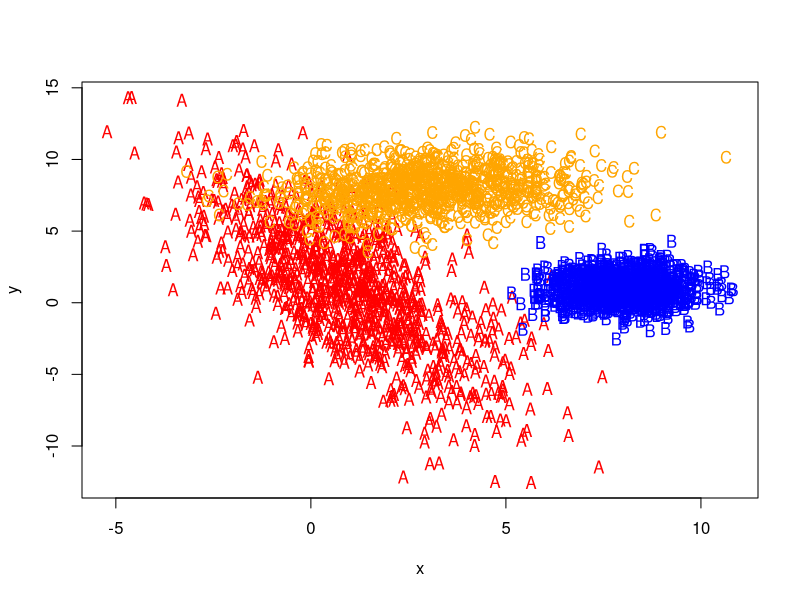
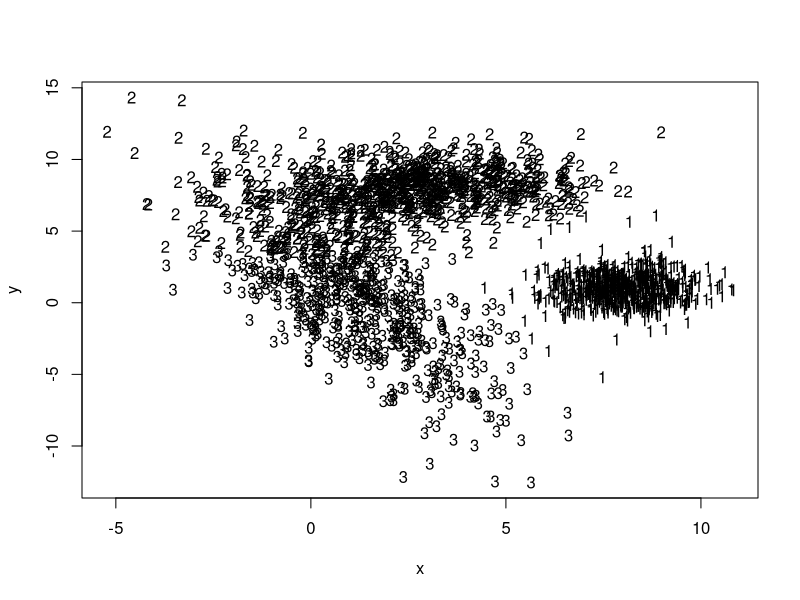
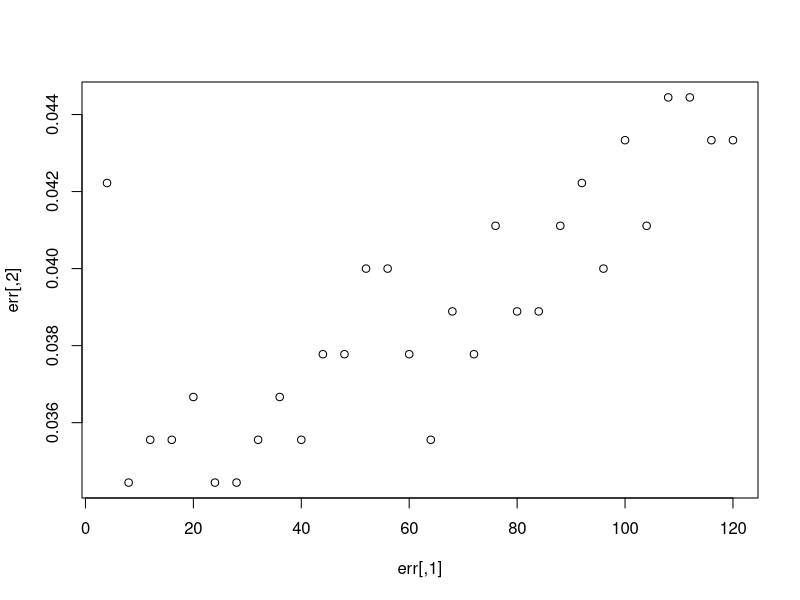

These charts were generated, in order, by the following R code: (Note: a time limit stopped this script after it produced the figures.)
#
# This file gives a quick demonstration of a few ML techniques that
# are available in R. The file is designed as a walk through, so instead
# of simply running the entire file at once, copy and paste the logical
# blocks and check the output as we go along.
#
# Joshua Reich (josh@i2pi.com) 	
# April 2, 2009
#


# First we need to load up some packages to support ML.
# If your system doesn't have the packages, check out
# the install.packages() command. 

library(rpart)
library(MASS)
library(class)
library(e1071)


rmulnorm <- function (n, mu, sigma)
{
	# A simple function for producing n random samples
	# from a multivariate normal distribution with mean mu
	# and covariance matrix sigma

	M <- t(chol(sigma))
	d <- nrow(sigma)
	Z <- matrix(rnorm(d*n),d,n)
	t(M %*% Z + mu)
}

cm <- function (actual, predicted)
{
	# Produce a confusion matrix

	t<-table(predicted,actual)
	# there is a potential bug in here if columns are tied for ordering
	t[apply(t,2,function(c) order(-c)[1]),] 
}

# Total number of observations
N <- 1000 * 3

# Number of training observations
Ntrain <- N * 0.7


# The data that we will be using for the demonstration consists
# of a mixture of 3 multivariate normal distributions. The goal
# is to come up with a classification system that can tell us,
# given a pair of coordinates, from which distribution the data 
# arises.

A <- rmulnorm (N/3, c(1,1), matrix(c(4,-6,-6,18), 2,2))
B <- rmulnorm (N/3, c(8,1), matrix(c(1,0,0,1), 2,2))
C <- rmulnorm (N/3, c(3,8), matrix(c(4,0.5,0.5,2), 2,2))

data <- data.frame(rbind (A,B,C))
colnames(data) <- c('x', 'y')
data$class <- c(rep('A', N/3), rep('B', N/3), rep('C', N/3))

# Lets have a look
plot_it <- function () {
	plot (data[,1:2], type='n')
	points(A, pch='A', col='red')
	points(B, pch='B', col='blue')
	points(C, pch='C', col='orange')
}
plot_it()

# Randomly arrange the data and divide it into a training
# and test set.
data <- data[sample(1:N),]
train <- data[1:Ntrain,]
test <- data[(Ntrain+1):N,]

# OK. Lets get to it

# K-Means

# kmeans(), built into the R base package, is an unsupervised
# learning technique. The goal is to cluster the observed data
# into groups. This is achieved by assuming a Euclidean distance
# metric, and finding points which lie at local centroids. All
# points are then assigned to their closest centroid and are
# thus clustered. The algorithmic approach to finding these
# centroids is to pick k points at random then assign all other 
# points to the centroids. The algorithm then chooses new
# centroids based on the mean point of the resulting clusters.
# Then with these new centroids, the remaining N-k points are
# reclustered. This repeats until some stopping condition is
# reached.
# This algorithm is quite simple to implement and quite often
# the Euclidean distance metric is inappropriate and I find 
# myself re-writing the algorithm using a different measure.
# Here we know, a priori, that there are 3 clusters, so we set 
# k = 3.

k <- kmeans(train[,1:2], 3)
plot(train[,1:2], type='n')
text(train[,1:2], as.character(k$cluster))

cm (train$class, k$cluster)

# K Nearest Neighbor

# In KNN we classify an unknown point by looking at k nearest
# neighbors of known classification. In the case of k=1, we
# find the closest point in our training set to a new point
# from our test set. We then assume that the new point has
# the same class as its closest neighbor in the test set.
# For k>1, we typically apply a voting mechanism to pick the
# modal class from the neighborhood of points in the training
# set. 

test$predicted_class <- knn(train[,1:2], test[,1:2], train$class, k=1)

(m<-cm(test$class, test$predicted_class))

# Here we demonstrate the bias-variance tradeoff as we increase k.

err <- matrix(nrow=N/100, ncol=2)
for (i in 1:nrow(err))
{
	k <- i * 4
	test$predicted_class <- knn(train[,1:2], test[,1:2], train$class, k=k)
	m<-cm(test$class, test$predicted_class)
	err[i,] <- c(k, 1 - sum(diag(m)) / sum(m))
}

plot (err)

# Kernel Methods

# Rather than using library functions, we will build our own here
# to demonstrate the mechanism, sacrificing efficiencies for 
# edification. This code is slow.

# Kernel methods follow on from KNN. Whereas KNN is by its nature
# highly local, and thus potentially non-smooth, kernel techniques
# apply a windowing function to the dataset to smooth the classifier.
# Here we use a Gaussian/radial function to weight the influence
# of the each point in the training set. We then take the average
# of the weighted distances to determine the most likely classification
# for new points in the test set.

kernel <- function (a, b)
{
	# Lets make a simple 'Gaussian' like kernel that
	# measures the distance between two points, a & b.
	exp(-sum((a-b)^2))
}

test$predicted_class <- NA
for (i in 1:nrow(test))
{
	print(i)
	# The weighted distances from each point in the training set to 
	# row i in the test set
	d<-apply(train[,1:2], 1, function(r) kernel(r, test[i,1:2]))

	# The class votes, based on the mean distance
	v<-aggregate(d, list(class=train$class), mean)

	# Predicted class = the class with the lowest distance
	test$predicted_class[i] <- v$class[order(-v$x)[1]]
}	

cm(test$class, test$predicted_class)


# Recursive Partitioning / Regression Trees

# rpart() implements an algorithm that attempts to recursively split
# the data such that each split best partitions the space according 
# to the classification. In a simple one-dimensional case with binary
# classification, the first split will occur at the point on the line
# where there is the biggest difference between the proportion of 
# cases on either side of that point. The algorithm continues to 
# split the space until a stopping condition is reached. Once the
# tree of splits is produced it can be pruned using regularization
# parameters that seek to ameliorate overfitting.

(r <- rpart(class ~ x + y, data = train))
plot(r)
text(r)

# Here we look at the confusion matrix and overall error rate from applying
# the tree rules to the training data.
predicted <- as.numeric(apply(predict(r), 1, function(r) order(-r)[1]))
(m <- cm (train$class, predicted))
1 - sum(diag(m)) / sum(m)

# And by comparison, against the test data.
predicted <- as.numeric(apply(predict(r, test[,1:2]), 1, function(r) order(-r)[1]))
(m <- cm (test$class, predicted))
1 - sum(diag(m)) / sum(m)

# PCA - Demonstrating that orthogonal bases are better for trees

# Recursive partitioning splits the space along orthogonal hyperplanes 
# that are parallel to the original feature coordinate axes. However,
# in our case, the clusters are not neatly split by such planes and
# better results can be found by transforming to another space. We
# use principle component analysis (PCA) to transform our space.
# PCA transforms the space by looking at the vectors along which the
# bulk of the variance in the data occur. The vector that embodies
# the greatest variance becomes the first principle component axis
# in the transformed space. The second axis then is formed along the
# vector that is orthogonal to the first but with the second most 
# variance in the data. And so on.
# It should be clear how this transform improves the performance of 
# recursive partitioning, but the cost is that the tree splits 
# no longer directly map to the feature space, which makes 
# interpretation much more difficult.

p<-princomp(train[,1:2])
train_pca <- data.frame(p$scores)
train_pca$class <- train$class

# Compare the alignment of the clusters to the axis in the feature
# space versus the transformed space.
par(mfrow=c(1,2))
train_lda <- as.matrix(train[,1:2]) %*% l$scaling
plot_it()
plot(train_pca[,1:2], type='n')
text(train_pca[,1:2], train_pca$class)
par(mfrow=c(1,1))

r2 <- rpart(class ~ Comp.1 + Comp.2, data = train_pca)

predicted2 <- as.numeric(apply(predict(r2), 1, function(r) order(-r)[1]))
(m <- cm (train$class, predicted2))
1 - sum(diag(m)) / sum(m)

# LDA

# In linear discriminant analysis we no longer look for recursive 
# partitions, but rather for lines that go between the clusters.
# In some ways, this is similar to KNN. LDA makes the assumption
# that the clusters are drawn from multivariate normal distributions
# with different means, but identical covariances. LDA approaches
# the problem by applying a transform that applies the inverse of 
# the estimated covariance matrix to distributed the points 
# spherically. In this transformed space classification is simply
# a matter of finding the closest cluster mean. 
# The assumption of identical covariances doesn't hold for our
# dataset, but still provides an improvement. Quadratic DA drops
# this assumption at the cost of greater complexity. 

l <- lda(class ~ x + y, data = train)

(m <- cm(train$class, predict(l)$class))
1 - sum(diag(m)) / sum(m)

par(mfrow=c(1,2))
train_lda <- as.matrix(train[,1:2]) %*% l$scaling
plot_it()
plot(train_lda, type='n')
text(train_lda, train$class)
par(mfrow=c(1,1))

# SVM

# Support vector machines take the next step from LDA/QDA. However
# instead of making linear voronoi boundaries between the cluster
# means, we concern ourselves primarily with the points on the 
# boundaries between the clusters. These boundary points define
# the 'support vector'. Between two completely separable clusters
# there are two support vectors and a margin of empty space
# between them. The SVM optimization technique seeks to maximize
# the margin by choosing a hyperplane between the support vectors
# of the opposing clusters. For non-separable clusters, a slack
# constraint is added to allow for a small number of points to
# lie inside the margin space. The Cost parameter defines how
# to choose the optimal classifier given the presence of points
# inside the margin. Using the kernel trick (see Mercer's theorem)
# we can get around the requirement for linear separation 
# by representing the mapping from the linear feature space to
# some other non-linear space that maximizes separation. Normally
# a kernel would be used to define this mapping, but with the
# kernel trick, we can represent this kernel as a dot product.
# In the end, we don't even have to define the transform between
# spaces, only the dot product distance metric. This leaves
# this algorithm much the same, but with the addition of
# parameters that define this metric. The default kernel used
# is a radial kernel, similar to the kernel defined in my 
# kernel method example. The addition is a term, gamma, to
# add a regularization term to weight the importance of distance.

s <- svm( I(factor(class)) ~ x + y, data = train, cost = 100, gama = 1)

(m <- cm(train$class, predict(s)))
1 - sum(diag(m)) / sum(m)

(m <- cm(test$class, predict(s, test[,1:2])))
1 - sum(diag(m)) / sum(m)
